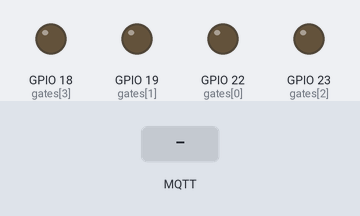
A sketch run on a simulated ESP32. Parts: output pins drawn as LEDs (lit = HIGH). Inputs (shaded band) come from the test bench. WiFi joins after 1.5 s; servers stay silent unless stated; uploads are accepted with an empty reply; EEPROM starts erased; no MQTT or app messages arrive unless stated; what the sketch prints to the serial monitor is not drawn.

Above: at 2.9 s.
3.0 s: MQTT message "5" arrives on the first subscribed topic
At 4.1 s:
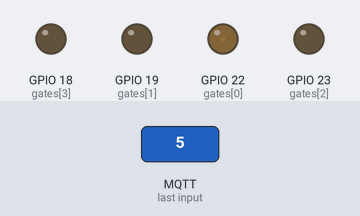
4.5 s: MQTT message "90" arrives on the first subscribed topic
At 5.2 s:
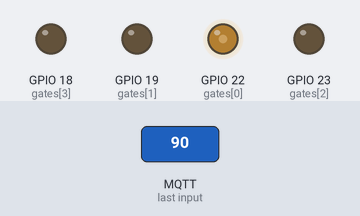
6.0 s: MQTT message "200" arrives on the first subscribed topic
At 6.4 s:
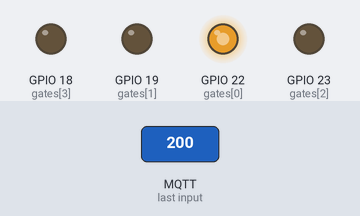
7.5 s: MQTT message "5" arrives on the second subscribed topic
At 8.7 s:
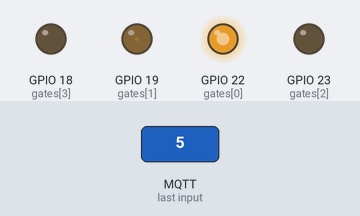
9.0 s: MQTT message "1" arrives on the first subscribed topic
At 9.9 s:
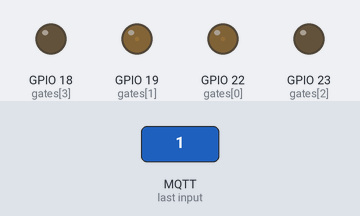
10.5 s: MQTT message "0" arrives on the first subscribed topic
At 11.0 s:
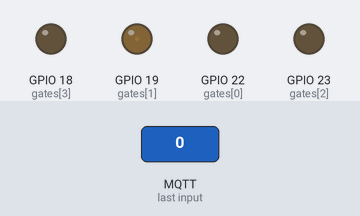
Timing chart, 0 to 13.0 s (numbered marks = the images above; inputs shaded):
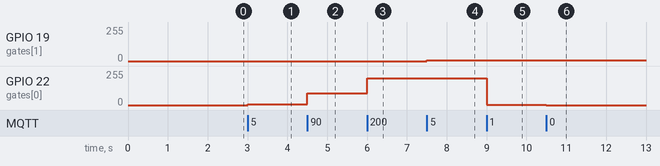

Measured:
- after the input at 3.0 s, GPIO 22 (gates[0]): 0/255 → 5/255 at once
- after the input at 4.5 s, GPIO 22 (gates[0]): 5/255 → 90/255 at once
- after the input at 6.0 s, GPIO 22 (gates[0]): 90/255 → 200/255 at once
- after the input at 7.5 s, GPIO 19 (gates[1]): 0/255 → 5/255 at once
- after the input at 9.0 s, GPIO 22 (gates[0]): 200/255 → 1/255 at once
- after the input at 10.5 s, GPIO 22 (gates[0]): 1/255 → 0/255 at once

The sketch:

main.ino
```cpp
#include <WiFi.h>
#include <PubSubClient.h>
#include <WiFiManager.h>
#include <WiFiUdp.h>
#include <EEPROM.h>
#include <HTTPClient.h>
#include <ArduinoJson.h>
#include "config.h"

#define EEPROM_SIZE 1
#define ADDR_RESET 0

WiFiClient espClient;
PubSubClient mqttClient(espClient);

//String SERVER_URL = "http://192.168.93.24:8000";

const int DEVICE_LIMITS = 4;

int gates[DEVICE_LIMITS] = {22, 19, 23, 18};
int state[DEVICE_LIMITS] = {0, 0, 0, 0};

String HASHCODE = "";
const char* TOPIC;
WiFiManager wm;


unsigned long TIME_HEALTH_CHECK = 30000;

void gates_setup() {
	for(int i = 0; i < 4; i++) {
		pinMode(gates[i], OUTPUT);
	}
}

void connect_to_WiFi() {
	wm.setConnectTimeout(TRY_CONNECT_TIMEOUT);
	bool is_reset_connect = EEPROM.read(ADDR_RESET);
	if(is_reset_connect != 0 && is_reset_connect != 1) is_reset_connect = true;
	if(is_reset_connect) {
		wm.resetSettings();
		is_reset_connect = false;
		EEPROM.write(ADDR_RESET, is_reset_connect);
		EEPROM.commit();
	}
	if (!wm.autoConnect(WIFI_SSID_AP, WIFI_PASSWORD_AP)) {
		Serial.println("Failed to connect and no timeout hit");
		ESP.restart();
	}
	Serial.println("\n WiFi connected!");
	Serial.print("IP Address: ");
	Serial.println(WiFi.localIP());
}

void create_topic() {
	if (WiFi.status() == WL_CONNECTED) {
    	String mac = WiFi.macAddress();
		HTTPClient http;
		String sever_get_hashcode = SERVER_URL + "/get-hash-code";
		http.begin(sever_get_hashcode.c_str());
		http.addHeader("Content-Type", "application/json");
  // Create JSON object
    StaticJsonDocument<256> doc;

    // Add MAC address
    doc["hashcode"] = WiFi.macAddress();  // e.g. "3C:61:05:2D:E0:78"

    // Create array of states
    JsonArray states = doc.createNestedArray("states");
    for (int i = 0; i < DEVICE_LIMITS; i++) {
      JsonObject state = states.createNestedObject();
      state["id"] = i;
      state["value"] = 0;   // replace with your sensor/relay value
    }

    // Serialize to string
    String json_data;
    serializeJson(doc, json_data);
		Serial.println("JSON Data: " + json_data); // In ra để debug

		int httpResponseCode = http.POST(json_data);

		if (httpResponseCode > 0) {
			String response = http.getString();
			Serial.println("Response code: " + String(httpResponseCode));
			Serial.println("Response: " + response);
			StaticJsonDocument<200> doc;
			DeserializationError error = deserializeJson(doc, response);
			if (!error) {
				HASHCODE = doc["hashcode"].as<String>();
				TOPIC = HASHCODE.c_str();

				Serial.println("Hash code received: " + HASHCODE);
			} else {
				Serial.println("JSON parse error");
			}
		} else {
			Serial.print("Error on sending POST: ");
			Serial.println(httpResponseCode);
		}
		http.end();
  	}
}

void connectToMQTT() {
  while (!mqttClient.connected()) {
    Serial.print("Connecting to MQTT... ");
    if (mqttClient.connect(MQTT_CLIENT_ID, MQTT_USER, MQTT_PASSWORD)) {
      	Serial.println(" Connected to MQTT");
		//mqttClient.subscribe(TOPIC);
		String device_topic;
		for(int i = 0; i < DEVICE_LIMITS; i++) {
			device_topic = String(TOPIC) + "/device_" + String(i) + "/" + "set";
			mqttClient.subscribe(device_topic.c_str());
		}
	} else {
		Serial.print("Failed, rc=");
		Serial.print(mqttClient.state());
		Serial.println(" -> retrying in 2 seconds");
		delay(2000);
    }
  }
}

void update_state(int index, int status) {
	status = constrain(status, 0, 255);
	analogWrite(gates[index], status);
	state[index] = status;
}

//nghe
void on_mqtt_message(char* topic, byte* payload, unsigned int length) {
	String message;
	for (unsigned int i = 0; i < length; i++) message += (char)payload[i];
	//if(message == "") return;

	for(int i = 0; i < DEVICE_LIMITS; i++) {
		String str_set = String(TOPIC) + "/device_" + String(i) + "/" + "set";
		if(String(topic) == str_set) {
			int stt = constrain(message.toInt(), 0, 255);
			update_state(i, message.toInt());
			String str_state = String(TOPIC) + "/" + String(i) + "/" + "state";
			mqttClient.publish(str_state.c_str(), message.c_str());
			Serial.println(str_state + ": " + message);
		}
	}
}

void mqtt_setup() {
	mqttClient.setServer(MQTT_HOST, MQTT_PORT);
	mqttClient.setCallback(on_mqtt_message);
}

void update() {
	if (!mqttClient.connected()) {
		connectToMQTT();
	}
	mqttClient.loop();
	// for(int i = 0; i < 4; i++) {
	// 	state[i] = analogRead(gates[i]);
	// }
}

// void process() {
// 	static String str = "";
// 	if(Serial.available()) {
// 		char ch = Serial.read();
// 		if(ch != '\n') str += ch;
// 		else {
// 			mqttClient.publish(TOPIC, str.c_str());
// 			Serial.println("Published: " + str);
// 			str = "";
// 		}
// 	}
// }

//Ping to server for check alive
void health_check() {
  static unsigned long last_time = 0;
  if (millis() - last_time > TIME_HEALTH_CHECK) {
    last_time = millis();   // update new time

    if (WiFi.status() == WL_CONNECTED) {
		WiFiClient client;
		HTTPClient http;
		String server_health_check = SERVER_URL + "/health-check";
		http.begin(server_health_check);
		http.addHeader("Content-Type", "application/json");

		StaticJsonDocument<200> doc;
		doc["ESP_ID"] = HASHCODE;
		for(int i = 0; i < DEVICE_LIMITS; i++) {

			doc["state_device_" + String(i)] = String(state[i]);
		}
		String Json_data;
		serializeJson(doc, Json_data);
		Serial.println("JSON Data: " + Json_data); // In ra để debug

		int http_response_code = http.POST(Json_data);
		if (http_response_code > 0) {
			String response = http.getString();
			Serial.println("Response code: " + String(http_response_code));
			Serial.println("Response: " + response);
		} else {
			Serial.print("Error code: ");
			Serial.println(http_response_code);
		}
		http.end();
    }
  }
}


void setup() {
	Serial.begin(115200);
	EEPROM.begin(EEPROM_SIZE);
	connect_to_WiFi();
	create_topic();
	gates_setup();
	mqtt_setup();
}


void loop() {
	update();
	//process();
	health_check();
	//check_connection();
}
```

config.h
```cpp
    #ifndef CONFIG_H
#define CONFIG_H

#define verion "v1.0.0"

// ----------- WiFi SETTINGS -----------
#define WIFI_SSID       "B5-P5.14"
#define WIFI_PASSWORD   "66668888"

#define WIFI_SSID_AP       "ESP_AP"
#define WIFI_PASSWORD_AP   "12345678"
#define TRY_CONNECT_TIMEOUT 300

// ----------- MQTT SETTINGS -----------
#define MQTT_HOST       "anhpn.ddns.net"   // domain or IP
#define MQTT_PORT       1884
#define MQTT_USER       "ductran"
#define MQTT_PASSWORD   "Duc@2025"
#define MQTT_CLIENT_ID  "ESP32_cua_Duc_day"

// ----------- Version code -----------
#define verion "v1.0.0"

//----------FastAPI Endpoint----------
String SERVER_URL = "http://192.168.79.24:8000";
// ✅ Change this to match your API

// Hashcode (can be static or changed later)
#define DEVICE_HASHCODE "my_hash_123"

#endif
```
